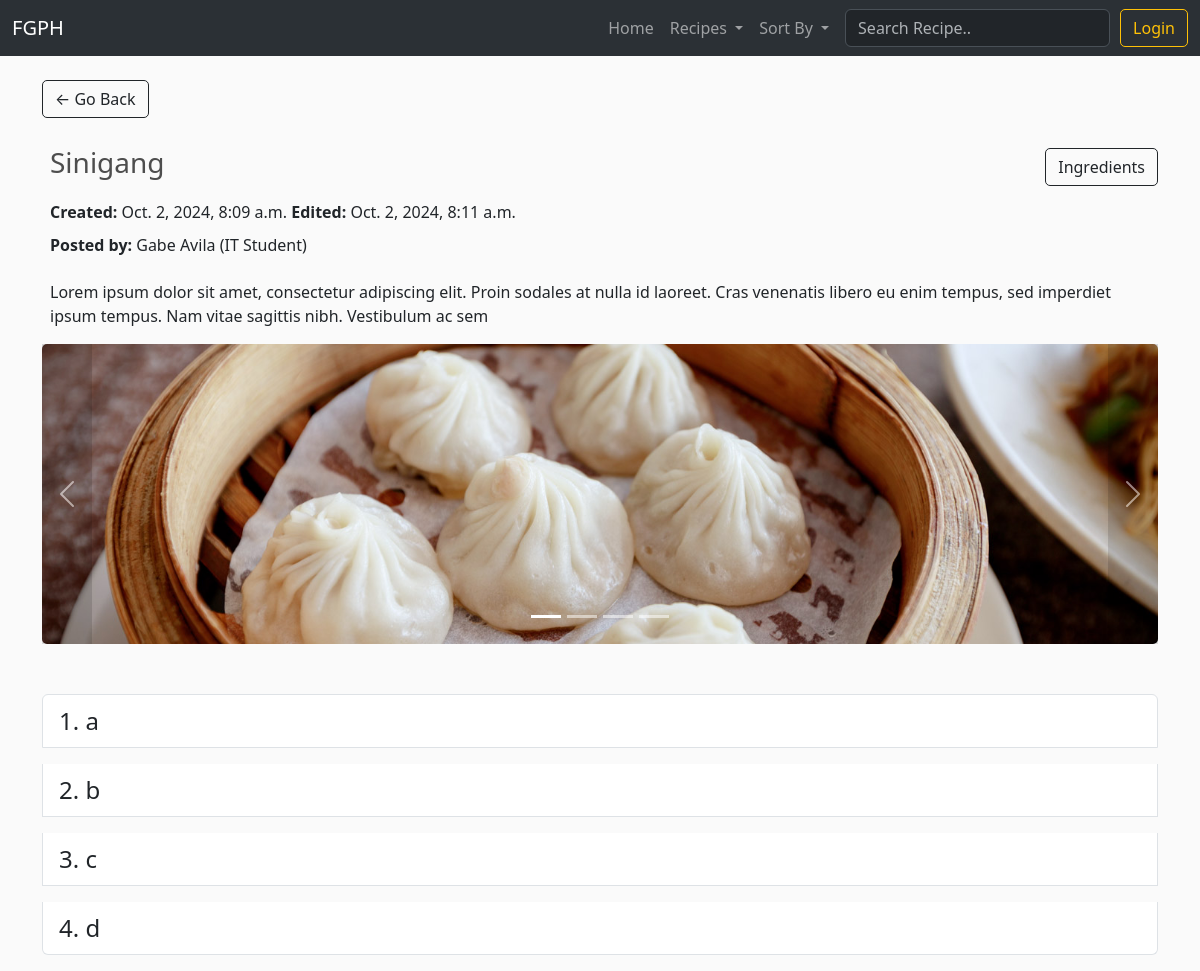
Page /recipe/6 on the committed database.
### FGPH/models.py (models this page shows, shortened)
class Recipe(models.Model):
	author = models.ForeignKey(RegisteredUser, null=True, on_delete=models.CASCADE, related_name='recipes')
	name = models.CharField(max_length=64)
	category = models.ForeignKey(Category, null=True, blank=True, on_delete=models.SET_NULL, related_name='recipes')
	tags = models.ManyToManyField(Tag)
	thumbnail = models.ImageField(default='placeholder.png')
	region = models.ForeignKey(Region, null=True, blank=True, on_delete=models.SET_NULL, related_name='recipes')
	description = models.CharField(max_length=500, null=True, blank=True)
	steps = models.JSONField(null=True)
	ingredients = models.JSONField(null=True)
	preparation_time = models.CharField(max_length=64, null=True, blank=True)
	serving_size = models.IntegerField(
		null=True,
		blank=True,
        validators=[
            MaxValueValidator(500),
            MinValueValidator(1)
        ]
    )
	date_created = models.DateTimeField(auto_now_add=True, null=True)
	date_modified = models.DateTimeField(auto_now=True, null=True)
	@property
	def recipeSteps(self):
		return json.loads(self.steps)

class RegisteredUser(models.Model):
	user = models.OneToOneField(User, null=True, blank=True, on_delete=models.CASCADE)
	name = models.CharField(max_length=200, null=True)
	email = models.CharField(max_length=200)
	title = models.CharField(default="", max_length=200, blank=True)
	profile_pic = models.ImageField(default="pfp.png", null=True, blank=True)
	date_created = models.DateTimeField(auto_now_add=True, null=True)
	def __str__(self):
	    return str(self.name)

class Image(models.Model):
	recipe = models.ForeignKey(Recipe, null=True, on_delete=models.CASCADE, related_name='images')
	photo = models.ImageField(null=True, upload_to=get_image_filename, verbose_name='Image')
	def __str__(self):
		return str(self.recipe.name)
	@property
	def imageURL(self):
		try:
			url = self.photo.url
		except:
			url = ''
		return url

### FGPH/views.py (the view)
# urls.py: path("recipe/<str:recipeId>", views.recipe, name='recipe'),
def recipe(request, recipeId):
    categories = Category.objects.all()
    recipe = Recipe.objects.get(id=recipeId)
    images = recipe.images.all()
    print(images.order_by("id"))
    steps = recipe.steps
    ingredients = recipe.ingredients
    context = {'categories': categories, 'recipe': recipe, 'images': images, 'steps': steps, 'ingredients': ingredients}
    return render(request, 'FGPH/recipe.html', context)

### FGPH/templatetags/get_group.py (called while the page is built)
@register.filter(name='has_group')
def has_group(user, group_name):
    return user.groups.filter(name=group_name).exists()

### FGPH/templates/FGPH/recipe.html (shortened to what this page needs)
{% extends 'FGPH/template.html' %}
{% load static %}
{% block content %}
<a class="btn btn-outline-dark" href="javascript:history.back()">&#x2190; Go Back</a>
<div class="d-flex mb-1">
  <div class="d-flex justify-content-start me-auto p-2">
    <h3 style="padding-top: 20px;">{{ recipe.name }}</h3>
  </div>
  <div style="height: fit-content; margin-top: 30px;" class="btn btn-outline-dark" data-bs-toggle="offcanvas" data-bs-target="#offcanvasNavbar" aria-controls="offcanvasNavbar" aria-label="Toggle navigation">Ingredients</div>
</div>
<div style="margin-bottom: 30px;">
  <p class="ms-2"> <strong>Created:</strong> {{ recipe.date_created }} <strong>Edited:</strong> {{ recipe.date_modified }}</p>
  <p style="line-height: 10px;" class="ms-2"><strong>Posted by:</strong> {{ recipe.author }} ({{ recipe.author.title }})</p>
</div>
<div>
  <p class="ms-2">{{ recipe.description }}</p>
</div>
<div id="myCarousel" class="carousel slide">
  <div class="carousel-indicators">
    {% for image in images %}
    <button type="button" data-bs-target="#myCarousel" data-bs-slide-to="0" class="carousel-indicators-btn active"></button>
    {% endfor %}
  </div>
  <div class="carousel-inner">
    {% for image in images %}
    <div style="height: 300px;" class="carousel-item">
      <img src="{{ image.imageURL }}" style="height: 300px;" class="thumbnail myImg" alt="{{ recipe.name }}">
    </div>
    {% endfor %}
  </div>
  <button class="bg-black bg-opacity-25 carousel-control-prev disabled" style="width: 50px;" type="button" data-bs-target="#myCarousel" data-bs-slide="prev">
    <span class="carousel-control-prev-icon" aria-hidden="true"></span>
  </button>
  <button class="bg-black bg-opacity-25 carousel-control-next disabled" style="width: 50px;" type="button" data-bs-target="#myCarousel" data-bs-slide="next">
    <span class="carousel-control-next-icon" aria-hidden="true"></span>
  </button>
</div>
  <ol style="margin-top: 50px;" class="list-group list-group-numbered">
  {% for step in recipe.steps %}
    <li class="list-group-item fs-4 mb-3">{{ step }}</li>
  {% endfor %}
  </ol>
{% endblock content %}

### static/css/main.css (style rules this page uses)
body { background-color: hsl(0, 0%, 98%); }
h1,h2,h3,h4,h5,h6 { color:hsl(0, 0%, 30%); }
.thumbnail { width: 100%; height: 200px; object-fit: cover; -webkit-box-shadow: -1px -3px 5px -2px rgba(214,214,214,1); -moz-box-shadow: -1px -3px 5px -2px rgba(214,214,214,1); box-shadow: -1px -3px 5px -2px rgba(214,214,214,1); }
.btn { border-radius: 5px; }
.myImg { border-radius: 5px; cursor: pointer; transition: 0.3s; }

### rows in the picture
Recipe: name "Sinigang", date_created "Oct. 2, 2024, 8:09 a.m.", date_modified "Oct. 2, 2024, 8:11 a.m.", author "Gabe Avila", author "IT Student", description "Lorem ipsum dolor sit amet, consectetur adipiscing elit. Proin sodales at nulla id laoreet. Cras venenatis libero eu enim tempus, sed imperdiet ipsum tempus. Nam vitae sagittis nibh. Vestibulum ac sem"
Image: imageURL (picture)

### other values in the picture
{{ step }} "a" "b" "c" "d"
